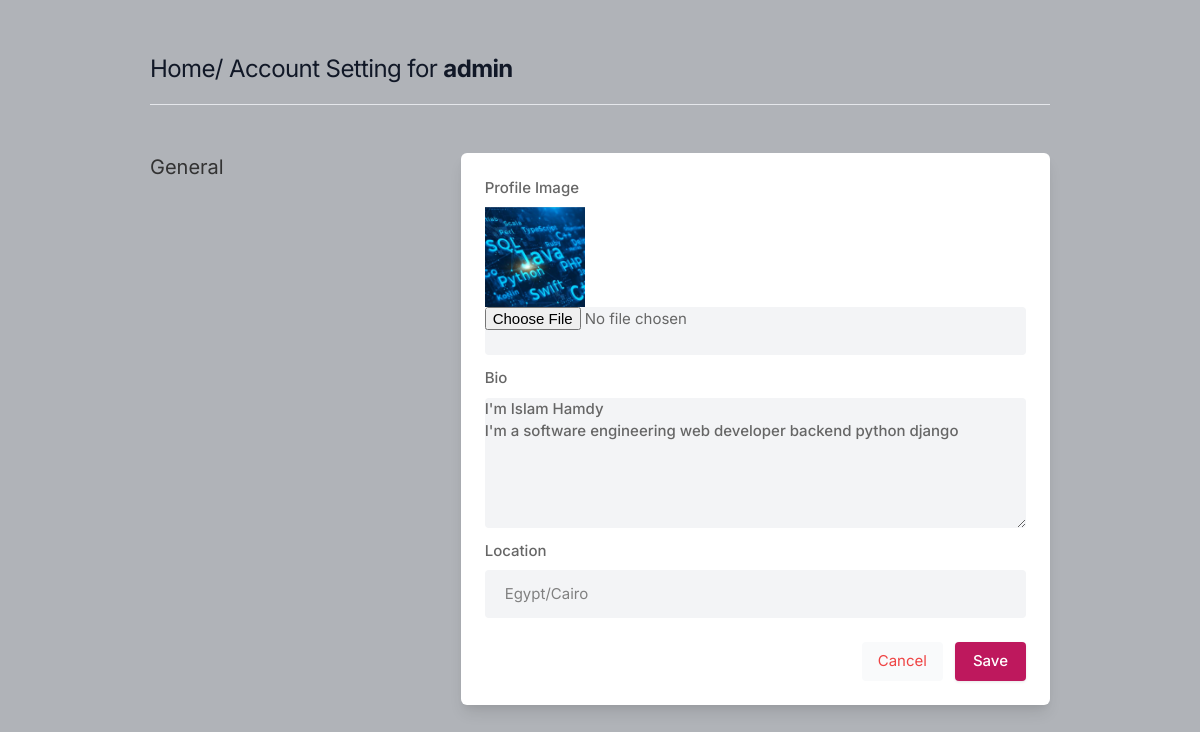
Before: /settings (signed in) with the older database file.
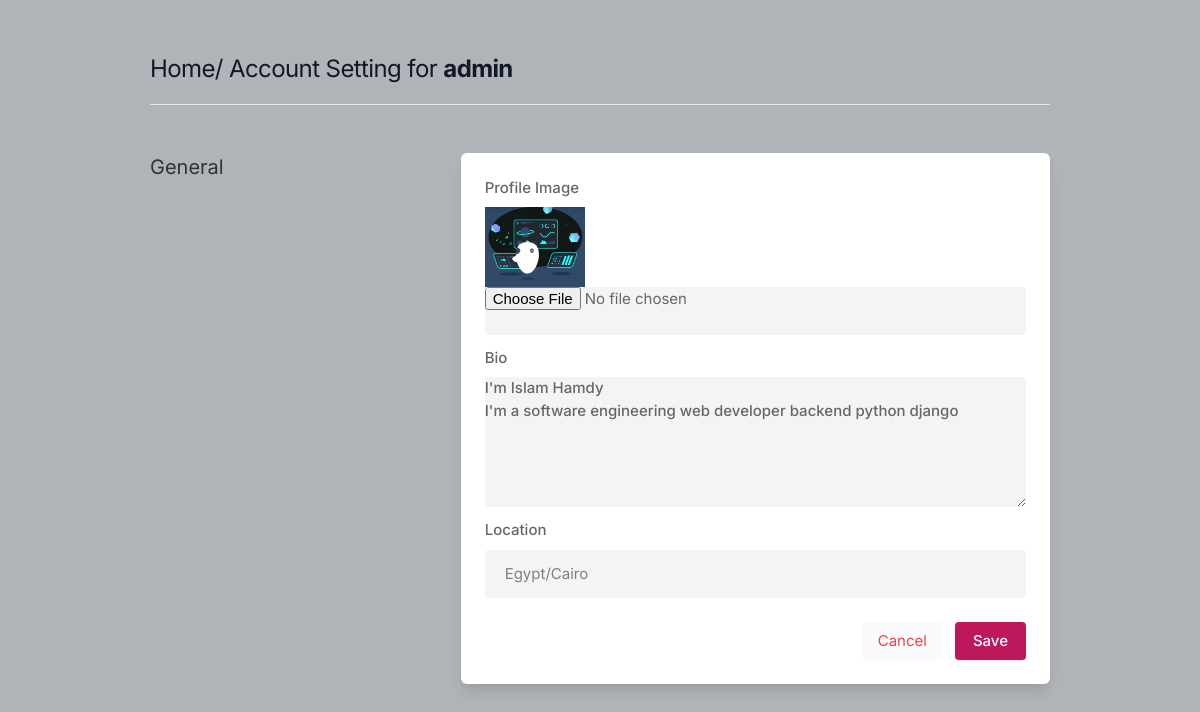
After: the same page with the newer database file.
### core/models.py (models this page shows, shortened)
class Profile(models.Model):
    user = models.ForeignKey(User, on_delete=models.CASCADE)
    bio = models.TextField(max_length=500000, blank=True)
    profileimg = models.ImageField(upload_to='profile_images', default='profile/picture.png')
    location = models.CharField(max_length=200, blank=True)

### core/views.py (the view, shortened to what this page needs)
# urls.py: path('settings', views.settings , name='settings'),
@login_required(login_url='signin')
def settings(request):
    user_profile = Profile.objects.get(user=request.user)
    return render(request,'setting.html',{'user_profile':user_profile})

### templates/setting.html (shortened to what this page needs)
{% load static %}
<!DOCTYPE html>
<html lang="en">
<head>
    <link rel="stylesheet" href="{% static 'assets/css/icons.css' %}">
    <link rel="stylesheet" href="{% static 'assets/css/uikit.css' %}">
    <link rel="stylesheet" href="{% static 'assets/css/style.css' %}">
    <link rel="stylesheet" href="{% static 'assets/css/tailwind.css' %}">
</head>
<body>
            <div class="container m-auto">
                <h1 class="text-2xl leading-none text-gray-900 tracking-tight mt-3"><a href="/">Home</a>/ Account Setting for <b>{{user.username}}</b> </h1>
                <br>
                <hr>
                <div class="grid lg:grid-cols-3 mt-12 gap-8">
                    <div>
                        <h3 class="text-xl mb-2"> General</h3>
                    </div>
                    <div class="bg-white rounded-md lg:shadow-lg shadow col-span-2">
                        <form action="" method="POST" enctype="multipart/form-data">
                            <div class="grid grid-cols-2 gap-3 lg:p-6 p-4">
                                    <div class="col-span-2">
                                        <label for=""> Profile Image</label>
                                        <img width="100" height="100" src="{{user_profile.profileimg.url}}" alt="profileimg">
                                        <input type="file" name="image" value="" class="shadow-none bg-gray-100">
                                    </div>
                                    <div class="col-span-2">
                                        <label for="about"> Bio</label>
                                        <textarea id="about" name="bio" rows="3"  class="shadow-none bg-gray-100">{{user_profile.bio}}</textarea>
                                    </div>
                                    <div class="col-span-2">
                                        <label for=""> Location</label>
                                        <input type="text" name="location" value="{{user_profile.location}}" class="shadow-none bg-gray-100">
                                    </div>
                            </div>
                            <div class="bg-gray-10 p-6 pt-0 flex justify-end space-x-3">
                                <button class="p-2 px-4 rounded bg-gray-50 text-red-500"><a href="/">Cancel</a></button>
                                <button type="submit" class="button bg-blue-700"> Save </button>
                            </div>
                        </form>
                    </div>
                    </div>
                    <br>
                </div>
</body>
</html>

### static/assets/css/style.css (style rules this page uses)
body { background-color: #B0B3B8!important; }
button { vertical-align: middle; }
span.button, button.button { background-color: #be185d; top: 0; color: #fff; position: relative; padding: 8px 18px; line-height: 22px; position: relative; font-weight: 500; font-size: 15px; display: inline-block; -webkit-transition: all 0.2s ease-in-out; transition: all 0.2s ease-in-out; cursor: pointer; overflow: hidden; border: none; border-radius: 4px; -webkit-box-shadow: 0 1px 3px rgba(0, 0, 0, 0.1); box-shadow: 0 1px 3px rgba(0, 0, 0, 0.1); }
input { height: 48px; line-height: 48px; padding: 0 20px; outline: none; font-size: 15px; color: #808080; max-width: 100%; width: 100%; -webkit-box-sizing: border-box; box-sizing: border-box; display: block; font-weight: 400; opacity: 1; border-radius: 4px; border: none; -webkit-box-shadow: 0 1px 4px 0px rgba(0, 0, 0, 0.12); box-shadow: 0 1px 4px 0px rgba(0, 0, 0, 0.12); }
input[type="text"], input[type="password"], input[type="email"], input[type="number"] { height: 48px; line-height: 48px; padding: 0 20px; outline: none; font-size: 15px; color: #808080; max-width: 100%; width: 100%; -webkit-box-sizing: border-box; box-sizing: border-box; display: block; font-weight: 400; opacity: 1; border-radius: 4px; border: none; -webkit-box-shadow: 0 1px 4px 0px rgba(0, 0, 0, 0.12); box-shadow: 0 1px 4px 0px rgba(0, 0, 0, 0.12); }
textarea { height: 48px; line-height: 48px; padding: 0 20px; outline: none; font-size: 15px; color: #808080; margin: 0 0 16px 0; max-width: 100%; width: 100%; -webkit-box-sizing: border-box; box-sizing: border-box; display: block; background-color: #fff; font-weight: 500; opacity: 1; border-radius: 4px; border: none; -webkit-box-shadow: 0 1px 4px 0px rgba(0, 0, 0, 0.12); box-shadow: 0 1px 4px 0px rgba(0, 0, 0, 0.12); }
input { -webkit-transition: all 0.1s ease-in-out; transition: all 0.1s ease-in-out; }
::placeholder { color: #808080; opacity: 1; }
textarea { height: auto; line-height: 27px; padding: 20px; min-height: 130px; -webkit-transition: none !important; transition: none !important; min-width: 100%; }
label, legend { display: block; font-weight: bold; font-size: 15px; font-weight: 500; margin-bottom: 8px; }
button { border: none; margin: 0; padding: 0; width: auto; overflow: visible; background: transparent; color: inherit; font: inherit; line-height: normal; cursor: pointer; }
a { color: #be185d; -webkit-transition: 0.3s; transition: 0.3s; outline: none !important; }
button { outline: none !important; }
img { max-width: 100%; }
body { color: #666; font-size: 15px; line-height: 27px; background-color: #f0f2f5; font-family: "Inter", sans-serif; text-transform: none; }
h1, h2, h3, h4, h5, h6 { font-family: "Inter", sans-serif; text-transform: none; }
input[type="text"], input[type="password"], input[type="email"] { font-family: "Inter", sans-serif; text-transform: none; }
textarea, select { font-family: "Inter", sans-serif; text-transform: none; }
button, body .pac-container { font-family: "Inter", sans-serif; text-transform: none; }
h1, h2, h3, h4, h5, h6 { color: #333; font-weight: 500; margin: 0; padding: 0; }
h1 { font-size: 32px; }
h3 { font-size: 22px; }
b, strong { font-weight: 700 !important; }
@media (min-width: 1024px) { .container { max-width: 900px !important; padding-top: 45px; } }
.shadow-none { -webkit-box-shadow: none !important; box-shadow: none !important; }

Changed rows visible on the page:
changed Profile "I'm Islam Hamdy I'm a software engineering web developer backend python django": profileimg: a different picture
